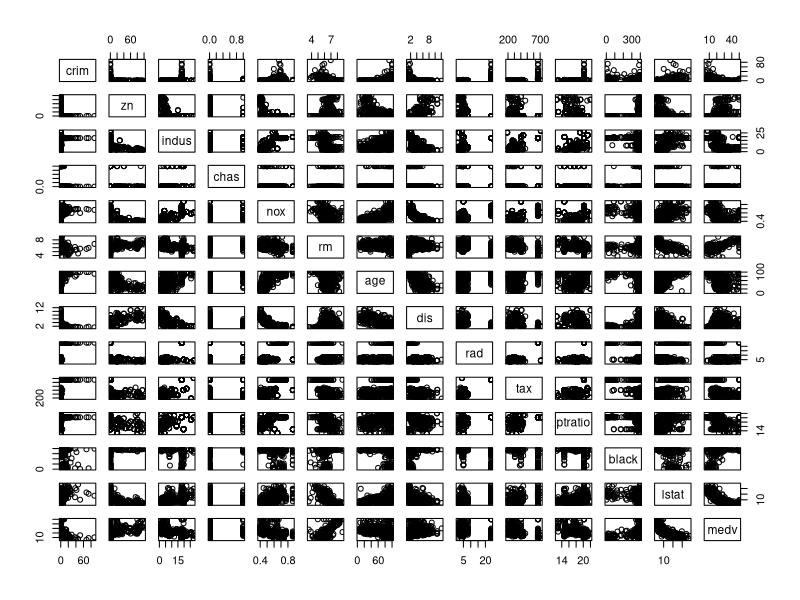
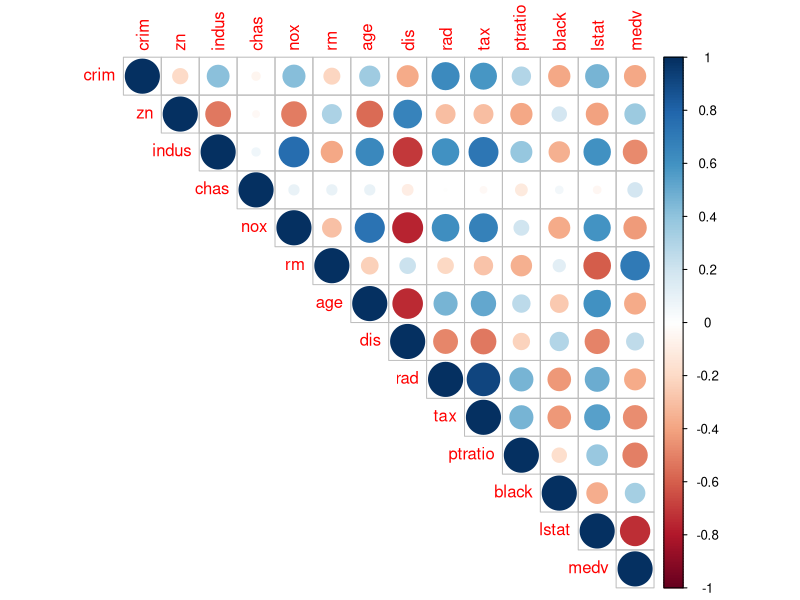

Write R code to recreate these figures, in order. (Note: this script raises an error after producing the figures.)
## ---- chunk 1
# Access MASS library 
library(MASS)

# Load Boston data
data("Boston")
## ---- chunk 2
# explore Boston dataset structure and dimnesions
str(Boston)
dim(Boston)
## ---- chunk 3
summary(Boston)

# plot matrix of the variables
pairs(Boston)

## ---- chunk 4
library(corrplot)
library(tidyverse)

# First calculate the correlation matrix 
corr_matrix<-cor(Boston)%>% round(2)

# print corr_matrix
corr_matrix

# visualize the correlation matrix
corrplot(corr_matrix, method="circle", type = "upper", tl.cex = 1) %>% round(2)
## ---- chunk 5
# center and standardize variables using scale()
boston_scaled <- scale(Boston)

# summaries of the scaled variables
summary(boston_scaled)

# check the class of the boston_scaled object
class(boston_scaled)

# change the object to data frame
boston_scaled <- as.data.frame(boston_scaled)
## ---- chunk 6
# First create a quantile vector of crim 
bins <- quantile(boston_scaled$crim)
bins

# create a categorical variable 'crime' into "low", "med_low", "med_high" and "high"
crime <- cut(boston_scaled$crim, breaks = bins, include.lowest = TRUE, label=c("low", "med_low", "med_high", "high")) 

## ---- chunk 7
# remove original crim from the dataset
boston_scaled <- dplyr::select(boston_scaled, -crim) %>% round(2)

# add the new categorical value to scaled data
boston_scaled <- data.frame(boston_scaled, crime)

#print
boston_scaled 
## ---- chunk 8
# Get the number of rows in the Boston dataset and assign it as *n* 
n <- nrow(boston_scaled)

# Select randomly 80% of the rows
ind <- sample(n,  size = n * 0.8)

# Use the selected to create train set
train_data <- boston_scaled[ind,]

# create test set using the remaining rows
test_data  <- boston_scaled[-ind,]

## ---- chunk 9

# linear discriminant analysis
# the dot means all other variables in the data.
lda.fit <- lda(crime ~ ., data = train_data) 
# print the lda.fit object
lda.fit 

## ---- chunk 10
# LD1
lda.fit.values <- predict(lda.fit)
ldahist(data = lda.fit.values$x[,1], g=train_data$crime)

# LD2
lda.fit.values <- predict(lda.fit)
ldahist(data = lda.fit.values$x[,2], g=train_data$crime)

# LD3
lda.fit.values <- predict(lda.fit)
ldahist(data = lda.fit.values$x[,3], g=train_data$crime)
## ---- chunk 11
# the function for lda biplot arrows
lda.arrows <- function(x, myscale = 1, arrow_heads = 0.1, color = "red", tex = 0.75, choices = c(1,2)){
  heads <- coef(x)
  arrows(x0 = 0, y0 = 0, 
         x1 = myscale * heads[,choices[1]], 
         y1 = myscale * heads[,choices[2]], col=color, length = arrow_heads)
  text(myscale * heads[,choices], labels = row.names(heads), 
       cex = tex, col=color, pos=3)
}

# target classes as numeric
classes <- as.numeric(train_data$crime)

# plot the lda results
plot(lda.fit, dimen = 2, col = classes, pch = classes)
lda.arrows(lda.fit, myscale = 2)
## ---- chunk 12
# save the correct classes from test data
correct_classes <- test_data$crime

# remove the crime variable from test data
test_data <- dplyr::select(test_data, -crime)
test_data
## ---- chunk 13

# predict classes with test data
lda.pred <- predict(lda.fit, newdata = test_data)

# cross tabulate the results
tab <- table(correct = correct_classes, predicted = lda.pred$class)
tab
## ---- chunk 14
sum(diag(tab))/sum(tab)
## ---- chunk 15
# load MASS and Boston
library(MASS)
data('Boston')
## ---- chunk 16
# center and standardize variables using scale()
boston_scaled <- scale(Boston)

# summaries of the scaled variables
summary(boston_scaled)

# change the object to data frame
boston_scaled <- as.data.frame(boston_scaled)
## ---- chunk 17
# euclidean distance matrix
dist_eu <- dist(boston_scaled)

# look at the summary of the distances
summary(dist_eu )

# manhattan distance matrix
dist_man <- dist(boston_scaled, method="manhattan")

# look at the summary of the distances

summary(dist_man)
## ---- chunk 18
# k-means clustering
km <-kmeans(boston_scaled, centers = 3)

# plot the Boston dataset with clusters
pairs(boston_scaled, col = km$cluster)

## ---- chunk 19
# K-means might produce different results every time thus use function set.seed() to avoid this.
set.seed(123)

# determine the number of clusters
k_max <- 10

# calculate the total within sum of squares
twcss <- sapply(1:k_max, function(k){kmeans(boston_scaled, k)$tot.withinss})

# visualize the results
qplot(x = 1:k_max, y = twcss, geom = 'line')

# plot the Boston dataset with clusters
pairs(boston_scaled, col = km$cluster)

## ---- chunk 20

# k-means clustering
km <-kmeans(boston_scaled, centers = 2)
km

## ---- chunk 21

# plot the Boston dataset with clusters
pairs(boston_scaled, col = km$cluster)

